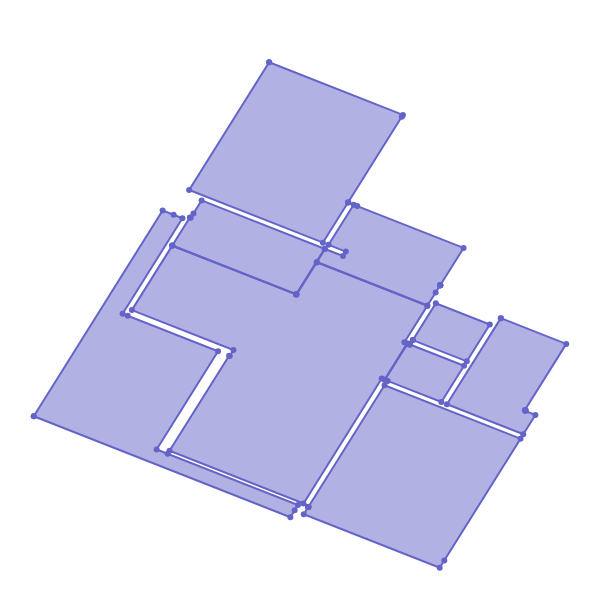

Write notebook code for a chart like this one.
### Code cell
plot_floorplan(unit_g, size=600, attr="rec:coordinates", names=polygon_room_names(unit_g))

### Figure 1 — Plotly figure (JSON) as saved in the notebook; plotly's stock layout.template omitted (floating-point values rounded to 4 significant figures)
{"data": [{"fill": "toself", "line": {"color": "rgb(100,100,200)"}, "name": "1659317, CORRIDOR", "showlegend": false, "type": "scatter", "x": [-15.11, -13.79, -14.35, -15.66, -15.73, -15.17, -15.11, -15.11], "y": [7.498, 6.842, 5.724, 6.375, 6.408, 7.526, 7.498, 7.498]}, {"fill": "toself", "line": {"color": "rgb(100,100,200)"}, "name": "1659318, BATHROOM", "showlegend": false, "type": "scatter", "x": [-15.05, -14.48, -13.16, -13.73, -15.05], "y": [7.634, 8.767, 8.112, 6.978, 7.634]}, {"fill": "toself", "line": {"color": "rgb(100,100,200)"}, "name": "1659320, BEDROOM", "showlegend": false, "type": "scatter", "x": [-17.6, -17.6, -17.6, -17.6, -15.74, -12.41, -14.28, -14.39, -17.71, -17.6], "y": [2.49, 2.49, 2.491, 2.492, 6.243, 4.594, 0.842, 0.6147, 2.264, 2.49]}, {"fill": "toself", "line": {"color": "rgb(100,100,200)"}, "name": "CORRIDOR, 1659314", "showlegend": false, "type": "scatter", "x": [-14.37, -14.38, -14.38, -14.38, -14.49, -14.69, -17.39, -17.19, -16.75, -16.68, -17.1, -16.49, -16.4, -13.8, -14.37, -14.37], "y": [9.327, 9.326, 9.325, 9.325, 9.102, 8.699, 10.04, 10.44, 10.23, 10.36, 10.57, 11.81, 11.77, 10.48, 9.327, 9.327]}, {"fill": "toself", "line": {"color": "rgb(100,100,200)"}, "name": "KITCHEN, 1659312", "showlegend": false, "type": "scatter", "x": [-20.92, -20.49, -20.47, -20.41, -20.21, -17.2, -17.89, -20.92], "y": [10.55, 11.41, 11.4, 11.54, 11.94, 10.45, 9.048, 10.55]}, {"fill": "toself", "line": {"color": "rgb(100,100,200)"}, "name": "BEDROOM, 1659311", "showlegend": false, "type": "scatter", "x": [-18.56, -15.29, -15.31, -16.62, -16.63, -16.63, -17.24, -20.51, -18.56], "y": [16.2, 14.58, 14.52, 11.89, 11.88, 11.88, 10.64, 12.26, 16.2]}, {"fill": "toself", "line": {"color": "rgb(100,100,200)"}, "name": "LOGGIA, 1659310", "showlegend": false, "type": "scatter", "x": [-24.31, -21.16, -20.89, -20.67, -22.14, -22.01, -19.8, -21.3, -21.04, -17.85, -17.93, -18.04, -24.31], "y": [5.286, 11.63, 11.5, 11.39, 8.445, 8.383, 7.288, 4.264, 4.13, 2.549, 2.385, 2.174, 5.286]}, {"fill": "toself", "line": {"color": "rgb(100,100,200)"}, "name": "BATHROOM, 1659321", "showlegend": false, "type": "scatter", "x": [-12.89, -11.3, -12.31, -12.28, -12.29, -12.05, -12.35, -14.21, -12.89], "y": [8.31, 7.517, 5.482, 5.471, 5.448, 5.327, 4.73, 5.657, 8.31]}, {"fill": "toself", "line": {"color": "rgb(100,100,200)"}, "name": "1659313, LIVING_DINING", "showlegend": false, "type": "scatter", "x": [-17.89, -17.88, -17.39, -14.69, -15.25, -15.18, -15.74, -15.8, -17.72, -20.99, -19.53, -19.52, -19.43, -21.91, -20.93, -17.9, -17.89], "y": [9.045, 9.041, 10.03, 8.688, 7.565, 7.532, 6.414, 6.447, 2.596, 4.221, 7.154, 7.146, 7.327, 8.559, 10.54, 9.036, 9.045]}], "layout": {"height": 600, "margin": {"b": 0, "l": 0, "pad": 0, "r": 0, "t": 30}, "paper_bgcolor": "rgba(0,0,0,0)", "plot_bgcolor": "rgba(0,0,0,0)", "width": 600, "xaxis": {"showgrid": false, "showticklabels": false, "zeroline": false}, "yaxis": {"showgrid": false, "showticklabels": false, "zeroline": false}}}
